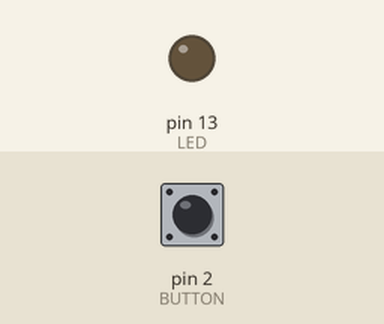
Bench run of a sketch on a simulated Arduino Uno, built with avr-gcc and run on an emulated ATmega328P. Parts: output pins drawn as LEDs (lit = HIGH). The inputs (shaded band) are chosen by the test bench; at power-on: pin 2 (BUTTON) HIGH.

Above: at 1.2 s.
1.3 s: pin 2 (BUTTON) pulled LOW for 0.15 s
At 2.3 s:
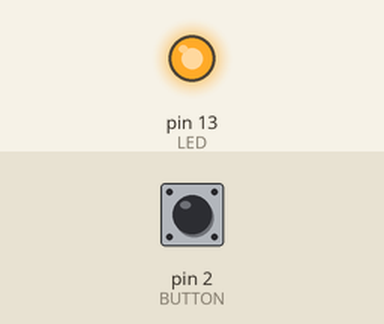
2.9 s: pin 2 (BUTTON) pulled LOW for 1 s
At 3.5 s:
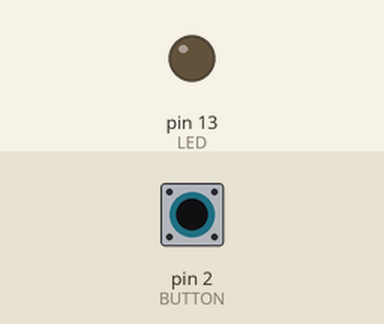
5.4 s: pin 2 (BUTTON) pulled LOW for 3.2 s
At 6.6 s:
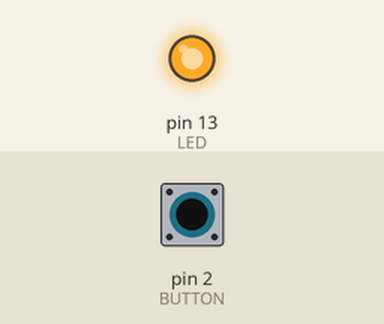
Timing chart, 0 to 8.4 s (numbered marks = the images above; inputs shaded):
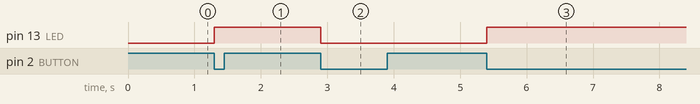

The sketch:

button_interrupt.ino
```cpp
/*
 * Board UNO, digital pins (2, 3) usable for interrupts
 */

#define LED 13
#define BUTTON 2

volatile bool ledState = LOW;

void setup() {
  pinMode(LED, OUTPUT);
  pinMode(BUTTON, INPUT);
  attachInterrupt(digitalPinToInterrupt(BUTTON), blink, FALLING); // external interrupt

}

void loop() {
  // do nothing!

}

void blink() {
  if(ledState == LOW)
  {
    ledState = HIGH;
  }
  else
  {
    ledState = LOW;
  }

  digitalWrite(LED, ledState);

}
```

Measured:
- after the input at 1.3 s, pin 13 (LED): LOW → HIGH at once
- after the input at 2.9 s, pin 13 (LED): HIGH → LOW at once
- after the input at 5.4 s, pin 13 (LED): LOW → HIGH at once
